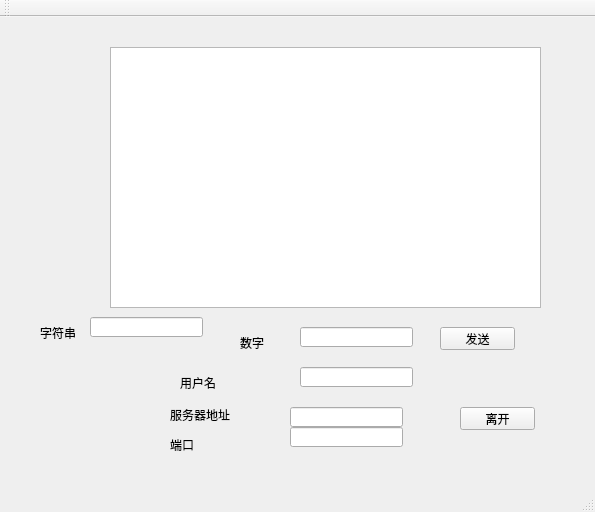
<?xml version="1.0" encoding="UTF-8"?>
<ui version="4.0">
 <class>MainWindow</class>
 <widget class="QMainWindow" name="MainWindow">
  <property name="geometry">
   <rect>
    <x>0</x>
    <y>0</y>
    <width>595</width>
    <height>512</height>
   </rect>
  </property>
  <property name="windowTitle">
   <string>MainWindow</string>
  </property>
  <widget class="QWidget" name="centralWidget">
   <widget class="QTextEdit" name="textEdit">
    <property name="geometry">
     <rect>
      <x>110</x>
      <y>30</y>
      <width>431</width>
      <height>261</height>
     </rect>
    </property>
   </widget>
   <widget class="QLineEdit" name="lineEditSend">
    <property name="geometry">
     <rect>
      <x>90</x>
      <y>300</y>
      <width>113</width>
      <height>20</height>
     </rect>
    </property>
   </widget>
   <widget class="QPushButton" name="pushButtonSend">
    <property name="geometry">
     <rect>
      <x>440</x>
      <y>310</y>
      <width>75</width>
      <height>23</height>
     </rect>
    </property>
    <property name="text">
     <string>发送</string>
    </property>
   </widget>
   <widget class="QLabel" name="label">
    <property name="geometry">
     <rect>
      <x>180</x>
      <y>360</y>
      <width>54</width>
      <height>12</height>
     </rect>
    </property>
    <property name="text">
     <string>用户名</string>
    </property>
   </widget>
   <widget class="QLineEdit" name="lineEditUserName">
    <property name="geometry">
     <rect>
      <x>300</x>
      <y>350</y>
      <width>113</width>
      <height>20</height>
     </rect>
    </property>
   </widget>
   <widget class="QLabel" name="label_2">
    <property name="geometry">
     <rect>
      <x>170</x>
      <y>390</y>
      <width>81</width>
      <height>16</height>
     </rect>
    </property>
    <property name="text">
     <string>服务器地址</string>
    </property>
   </widget>
   <widget class="QLineEdit" name="lineEditServerIp">
    <property name="geometry">
     <rect>
      <x>290</x>
      <y>390</y>
      <width>113</width>
      <height>20</height>
     </rect>
    </property>
   </widget>
   <widget class="QLabel" name="label_3">
    <property name="geometry">
     <rect>
      <x>170</x>
      <y>420</y>
      <width>81</width>
      <height>16</height>
     </rect>
    </property>
    <property name="text">
     <string>端口</string>
    </property>
   </widget>
   <widget class="QLineEdit" name="lineEditServerPort">
    <property name="geometry">
     <rect>
      <x>290</x>
      <y>410</y>
      <width>113</width>
      <height>20</height>
     </rect>
    </property>
   </widget>
   <widget class="QPushButton" name="pushButtonEnter">
    <property name="geometry">
     <rect>
      <x>460</x>
      <y>390</y>
      <width>75</width>
      <height>23</height>
     </rect>
    </property>
    <property name="text">
     <string>离开</string>
    </property>
   </widget>
   <widget class="QLineEdit" name="lineEdit">
    <property name="geometry">
     <rect>
      <x>300</x>
      <y>310</y>
      <width>113</width>
      <height>20</height>
     </rect>
    </property>
   </widget>
   <widget class="QLabel" name="label_4">
    <property name="geometry">
     <rect>
      <x>40</x>
      <y>310</y>
      <width>54</width>
      <height>12</height>
     </rect>
    </property>
    <property name="text">
     <string>字符串</string>
    </property>
   </widget>
   <widget class="QLabel" name="label_5">
    <property name="geometry">
     <rect>
      <x>240</x>
      <y>320</y>
      <width>54</width>
      <height>12</height>
     </rect>
    </property>
    <property name="text">
     <string>数字</string>
    </property>
   </widget>
  </widget>
  <widget class="QMenuBar" name="menuBar">
   <property name="geometry">
    <rect>
     <x>0</x>
     <y>0</y>
     <width>595</width>
     <height>23</height>
    </rect>
   </property>
  </widget>
  <widget class="QToolBar" name="mainToolBar">
   <attribute name="toolBarArea">
    <enum>TopToolBarArea</enum>
   </attribute>
   <attribute name="toolBarBreak">
    <bool>false</bool>
   </attribute>
  </widget>
  <widget class="QStatusBar" name="statusBar"/>
 </widget>
 <layoutdefault spacing="6" margin="11"/>
 <resources/>
 <connections/>
</ui>
